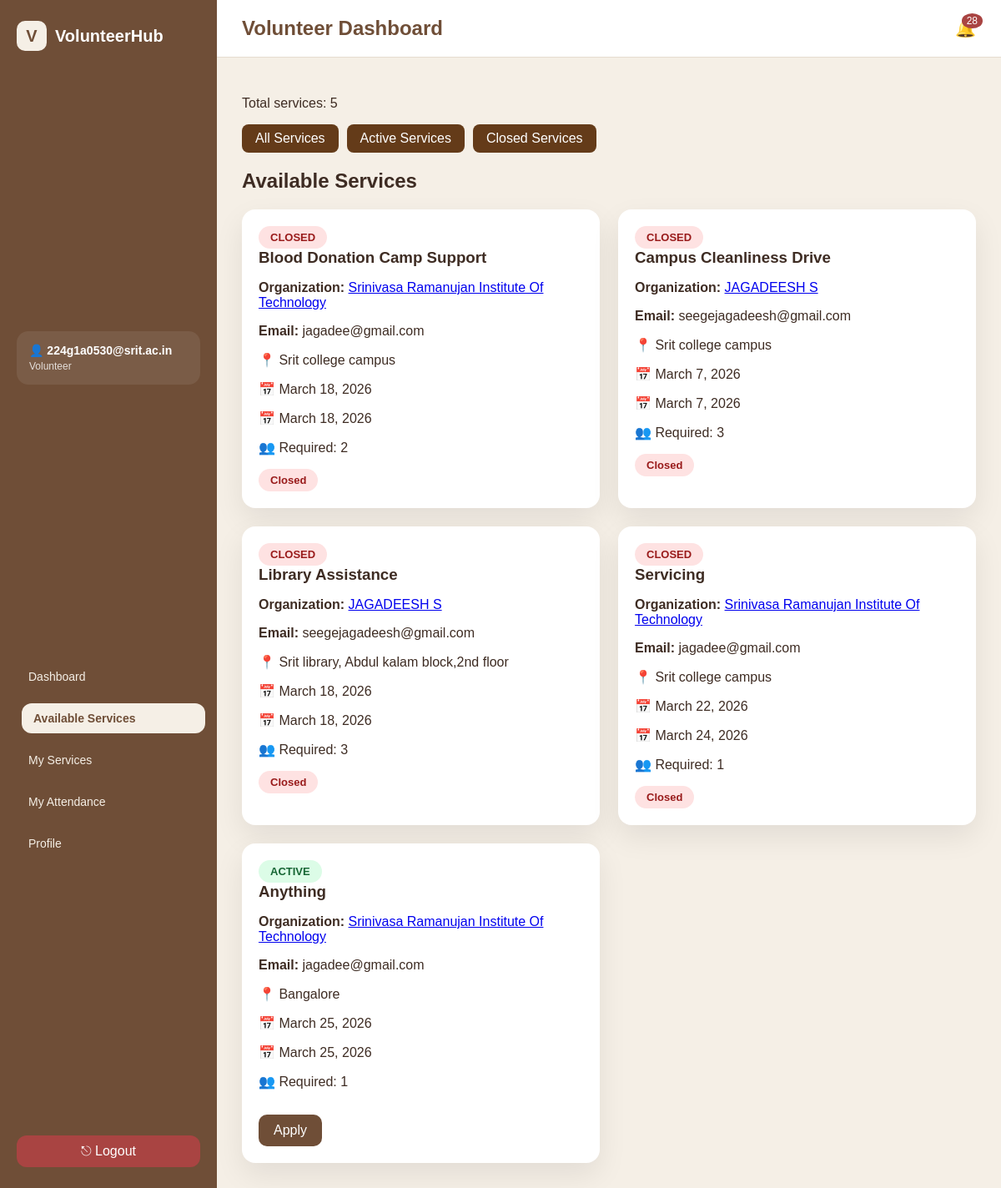
The app's page /volunteer/services/ (signed in) with its own data.
### app1/models.py (models this page shows, shortened)
class User(AbstractUser):
    ROLE_CHOICES = (
        ('ADMIN', 'Admin'),
        ('VOLUNTEER', 'Volunteer'),
        ('ORGANIZATION', 'Organization'),
    )
    role = models.CharField(max_length=20, choices=ROLE_CHOICES)

class Service(models.Model):
    STATUS_CHOICES = (
        ('PENDING', 'Pending'),
        ('APPROVED', 'Approved'),
        ('REJECTED', 'Rejected'),
        ('COMPLETED', 'Completed'),
    )
    title = models.CharField(max_length=200)
    description = models.TextField()
    location = models.CharField(max_length=100)
    start_date = models.DateField()
    end_date = models.DateField()
    reminder_sent = models.BooleanField(default=False)
    max_volunteers = models.IntegerField()
    coordinators = models.JSONField(default=list, blank=True)
    GENDER_PREF = (
        ("ANY", "Any"),
        ("MALE", "Male"),
        ("FEMALE", "Female"),
    )
    required_gender = models.CharField(
        max_length=10,
        choices=GENDER_PREF,
        default="ANY"
    )
    required_year = models.CharField(
        max_length=20,
        blank=True,
        null=True
    )
    organization = models.ForeignKey(
        Organization,
        on_delete=models.CASCADE
    )
    organization_name = models.CharField(
        max_length=200,
        blank=True
    )
    status = models.CharField(
        max_length=20,
        choices=STATUS_CHOICES,
        default='PENDING'
    )
    authorization_letter = models.FileField(
        upload_to="service_letters/",
        null=True,
        blank=True
    )
    created_at = models.DateTimeField(auto_now_add=True)

class Organization(models.Model):
    user = models.OneToOneField(User, on_delete=models.CASCADE)
    organization_name = models.CharField(max_length=100)
    principal_name = models.CharField(max_length=100, blank=True, null=True)
    phone = models.CharField(max_length=15, blank=True, null=True)
    verification_letter = models.FileField(
        upload_to="org_letters/",
        blank=True,
        null=True
    )
    approved = models.BooleanField(default=False)
    cover_image = models.ImageField(upload_to="org_covers/", blank=True, null=True)
    logo = models.ImageField(upload_to="org_logos/", blank=True, null=True)
    tagline = models.CharField(max_length=200, blank=True)
    about = models.TextField(blank=True)
    mission = models.TextField(blank=True)
    vision = models.TextField(blank=True)
    founded_year = models.IntegerField(blank=True, null=True)
    website = models.URLField(blank=True)
    instagram = models.URLField(blank=True)
    youtube = models.URLField(blank=True)
    promo_video = models.URLField(blank=True)
    website = models.URLField(blank=True, null=True)

### app1/views.py (the view)
# urls.py: path('volunteer/services/',views.volunteer_available_services,name='volunteer_available_services'),
@login_required
def volunteer_available_services(request):
    if request.user.role != "VOLUNTEER":
        return redirect("login")
    today = timezone.now().date()
    status_filter = request.GET.get("status")
    services = Service.objects.filter(status="APPROVED")
    if status_filter == "active":
        services = services.filter(end_date__gte=today)
    elif status_filter == "closed":
        services = services.filter(end_date__lt=today)
    profile = VolunteerProfile.objects.get(user=request.user)
    applications = Application.objects.filter(volunteer=profile)
    applied_dict = {
        app.service.id: app.status
        for app in applications
    }
    return render(
        request,
        "volunteer/available_services.html",
        {
            "services": services,
            "applied_dict": applied_dict,
            "today": today,
            "active_page": "services",
            "status_filter": status_filter,
        }
    )

### app1/templates/volunteer/available_services.html (shortened to what this page needs)
{% extends "base_volunteer.html" %}
{% block content %}
{% load custom_filters %}
<p>Total services: {{ services|length }}</p>
<div style="margin-bottom:20px; display:flex; gap:10px;">
    <a href="{% url 'volunteer_available_services' %}"
       style="padding:8px 16px; background:#643b19; color:white; border-radius:8px; text-decoration:none;">
       All Services
    </a>
    <a href="?status=active"
       style="padding:8px 16px; background:#643b19; color:white; border-radius:8px; text-decoration:none;">
       Active Services
    </a>
    <a href="?status=closed"
       style="padding:8px 16px; background:#643b19; color:white; border-radius:8px; text-decoration:none;">
       Closed Services
    </a>
</div>
<h1>Available Services</h1>
<div class="service-grid">
    {% for s in services %}
    <div class="service-card">
        {% if s.end_date < today %}
        <span class="badge closed">CLOSED</span>
        {% else %}
        <span class="badge active">ACTIVE</span>
        {% endif %}
        <h3>{{ s.title }}</h3>
        <p><strong>Organization:</strong> <a href="{% url 'public_org_profile' s.organization.id %}">
    {{ s.organization.organization_name }}
</a></p>
        <p><strong>Email:</strong> {{ s.organization.user.email }}</p>
        <p>📍 {{ s.location }}</p>
        <p>📅 {{ s.start_date }}</p>
        <p>📅 {{ s.end_date }}</p>
        <p>👥 Required: {{ s.max_volunteers }}</p>
        {% if s.end_date < today %}
        <span class="badge closed">Closed</span>
        {% else %}
        <a href="{% url 'volunteer_apply_service' s.id %}" class="btn">
            Apply
        </a>
        {% endif %}
    </div>
    {% empty %}
    <p>No services available.</p>
    {% endfor %}
</div>
{% endblock %}

### app1/templates/base_volunteer.html (shortened to what this page needs)
{% load static %}
<!DOCTYPE html>
<html>
<head>
    <link rel="stylesheet" href="{% static 'css/volunteer_dashboard.css' %}">
</head>
<body>
<div class="app">
    <aside class="sidebar">
        <div class="logo">
            <div class="logo-icon">V</div>
            <span>VolunteerHub</span>
        </div>
        <div class="profile-box">
            <div>
                <h4>👤 {{ request.user.username }}</h4>
                <p >    Volunteer</p>
            </div>
        </div>
<nav class="menu">
    <a href="/volunteer/dashboard/"
       class="{% if active_page == 'dashboard' %}active{% endif %}">
        Dashboard
    </a>
    <a href="{% url 'volunteer_available_services' %}"
       class="{% if active_page == 'services' %}active{% endif %}">
        Available Services
    </a>
    <a href="/volunteer/applications/"
       class="{% if active_page == 'applications' %}active{% endif %}">
        My Services
    </a>
    <a href="/volunteer/attendance/"
        class="{% if active_page == 'volunteer_attendance' %} active {%endif %}">
        My Attendance
    </a>
    <a href="{% url 'volunteer_profile' %}"
       class="{% if active_page == 'profile' %}active{% endif %}">
        Profile
    </a>
</nav>
        <div class="sidebar-footer">
            <a class="logout" href="{% url 'logout' %}">⎋ Logout</a>
        </div>
    </aside>
    <main class="main">
        <header class="topbar">
            <h2>Volunteer Dashboard</h2>
            <div class="notification-wrapper">
    <div class="bell" onclick="toggleNotifications()">
        🔔
        <span id="notifCount" class="notif-count">0</span>
    </div>
</div>
        </header>
        <section class="content">
            {% block content %}
            {% endblock %}
        </section>
    </main>
</div>
</body>
</html>

### app1/static/css/volunteer_dashboard.css (style rules this page uses)
* { box-sizing: border-box; font-family: "Poppins", sans-serif; }
html, body { height: 100%; margin: 0; overflow: hidden; background: #f5efe6; }
.app { display: flex; height: 100vh; }
.sidebar { width: 260px; background: #6f4e37; color: #f5efe6; padding: 20px; display: flex; flex-direction: column; height: 100vh; overflow: hidden; }
.logo { display: flex; align-items: center; gap: 10px; font-weight: bold; font-size: 18px; margin-bottom: 25px; color: white; }
.logo-icon { background: #8b5e3c; color: white; padding: 8px 12px; border-radius: 12px; }
.profile-box { background: #8b5e3c; padding: 14px; border-radius: 14px; margin-bottom: 20px; }
.profile-box h4 { margin: 0; font-size: 14px; }
.profile-box p { margin: 4px 0 0; font-size: 12px; opacity: 0.8; }
.menu { margin-top: 20px; }
.menu a { display: block; padding: 12px 14px; margin-bottom: 6px; border-radius: 12px; text-decoration: none; color: #f5efe6; font-size: 14px; transition: 0.3s ease; }
.menu a.active, .menu a:hover { background: #a47149; transform: translateX(6px); }
.sidebar-footer { margin-top: auto; padding-top: 15px; }
.logout { color: #ffd6d6; text-decoration: none; }
.main { flex: 1; display: flex; flex-direction: column; height: 100vh; }
.topbar { background: white; padding: 20px 30px; border-bottom: 1px solid #e6dccf; display: flex; justify-content: space-between; align-items: center; flex-shrink: 0; }
.content { padding: 30px; flex: 1; overflow-y: auto; }
.notification-wrapper { position: relative; z-index: 9999; }
.bell { cursor: pointer; font-size: 22px; color: #6f4e37; position: relative; }
.notif-count { position: absolute; top: -5px; right: -8px; background: #a94442; color: white; font-size: 11px; padding: 2px 6px; border-radius: 50%; }

### app1/templates/base_volunteer.html (style rules this page uses)
body { margin:0; font-family:'Poppins',sans-serif; background:#f5efe6; color:#3e2c23; }
.app { display:flex; min-height:100vh; }
.sidebar { width:260px; background:#6f4e37; color:white; display:flex; flex-direction:column; justify-content:space-between; padding:25px 20px; }
.logo { display:flex; align-items:center; gap:10px; font-size:20px; font-weight:700; }
.logo-icon { width:36px; height:36px; border-radius:10px; background:#f5efe6; color:#6f4e37; display:flex; align-items:center; justify-content:center; font-weight:700; }
.profile-box { margin:30px 0; padding:15px; background:rgba(255,255,255,.08); border-radius:14px; }
.menu { display:flex; flex-direction:column; gap:8px; }
.menu a { text-decoration:none; color:#f5efe6; padding:10px 14px; border-radius:12px; transition:0.3s ease; font-weight:500; }
.menu a.active { background:#f5efe6; color:#6f4e37; font-weight:600; }
.sidebar-footer { margin-top:30px; }
.logout { text-decoration:none; color:white; padding:10px 14px; border-radius:12px; display:block; background:#a94442; text-align:center; transition:0.3s; }
.main { flex:1; display:flex; flex-direction:column; }
.topbar { background:white; padding:20px 30px; display:flex; justify-content:space-between; align-items:center; border-bottom:1px solid #e6dccf; }
.topbar h2 { margin:0; color:#6f4e37; }
.notification-wrapper { position:relative; }
.bell { cursor:pointer; font-size:20px; position:relative; }
.notif-count { position:absolute; top:-6px; right:-8px; background:#a94442; color:white; font-size:12px; padding:2px 6px; border-radius:50%; }
.content { padding:30px; }

### app1/templates/volunteer/available_services.html (style rules this page uses)
.service-grid { display:grid; grid-template-columns:repeat(auto-fit,minmax(280px,1fr)); gap:22px; }
.service-card { background:white; padding:20px; border-radius:16px; box-shadow:0 14px 35px rgba(0,0,0,.08); }
.service-card h3 { margin:0 0 10px; }
.badge { display:inline-block; padding:6px 14px; border-radius:20px; font-size:13px; font-weight:600; }
.active { background:#dcfce7;color:#166534; }
.closed { background:#fee2e2;color:#991b1b; }
.btn { display:inline-block; margin-top:14px; padding:10px 18px; background:#6f4e37; color:white; border-radius:10px; text-decoration:none; }

### records on screen
User: user.username "224g1a0530@srit.ac.in"
Service: shows "CLOSED", title "Blood Donation Camp Support", organization.organization_name "Srinivasa Ramanujan Institute Of Technology", organization.user.email "jagadee@gmail.com", location "Srit college campus", start_date "March 18, 2026", end_date "March 18, 2026", max_volunteers "2", shows "Closed"
Service: shows "CLOSED", title "Campus Cleanliness Drive", organization.organization_name "JAGADEESH S", organization.user.email "seegejagadeesh@gmail.com", location "Srit college campus", start_date "March 7, 2026", end_date "March 7, 2026", max_volunteers "3", shows "Closed"
Service: shows "CLOSED", title "Library Assistance", organization.organization_name "JAGADEESH S", organization.user.email "seegejagadeesh@gmail.com", location "Srit library, Abdul kalam block,2nd floor", start_date "March 18, 2026", end_date "March 18, 2026", max_volunteers "3", shows "Closed"
Service: shows "CLOSED", title "Servicing", organization.organization_name "Srinivasa Ramanujan Institute Of Technology", organization.user.email "jagadee@gmail.com", location "Srit college campus", start_date "March 22, 2026", end_date "March 24, 2026", max_volunteers "1", shows "Closed"
Service: shows "ACTIVE", title "Anything", organization.organization_name "Srinivasa Ramanujan Institute Of Technology", organization.user.email "jagadee@gmail.com", location "Bangalore", start_date "March 25, 2026", end_date "March 25, 2026", max_volunteers "1", shows "Apply"

### other values on screen
{{ services|length }} "5"
